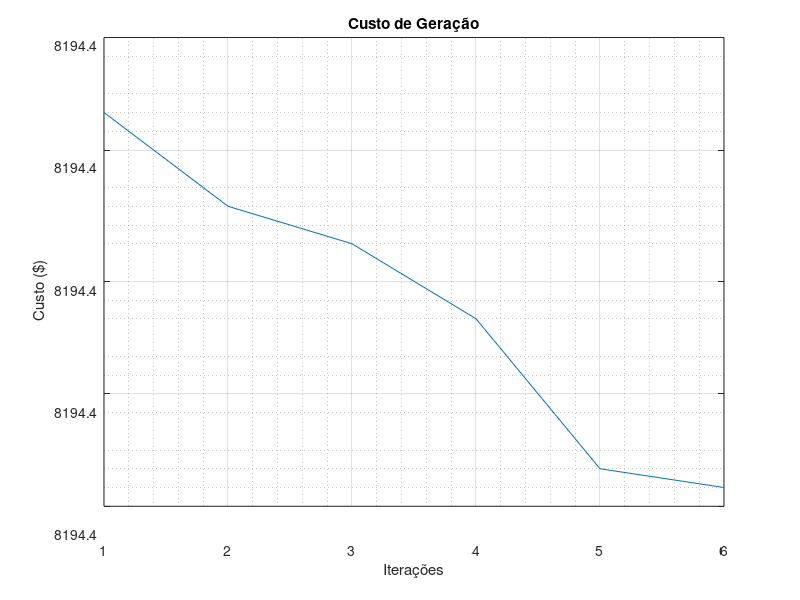

Reproduce this figure in MATLAB.
clear all
clc
close all

% Primal Afim PPQ

% Matriz Q*x = Gradiente
% Matriz Q = Hessiana
% Desconsidera a constante porque ela só translada a função
% Aumentar Q e A com as variáveis de folga X inseridas 
% Inicia Valor de Alfa:

alfa = 0.995;

% Define a Matriz A:

A = [1 1 1 0 0 0 0 0 0; -1 0 0 1 0 0 0 0 0; 1 0 0 0 1 0 0 0 0; 0 -1 0 0 0 1 0 0 0; 0 1 0 0 0 0 1 0 0; 0 0 -1 0 0 0 0 1 0; 0 0 1 0 0 0 0 0 1];

% Define vetor c:

c = [7.92;7.97;7.85;0;0;0;0;0;0];

% Define Vetor b:

b = [850;-100;600;-50;200;-100;400];

% Define Matriz Q

Q = [2*0.001562 0 0 0 0 0 0 0 0; 0 2*0.00482 0 0 0 0 0 0 0; 0 0 2*0.00194 0 0 0 0 0 0; 0 0 0 0 0 0 0 0 0; 0 0 0 0 0 0 0 0 0; 0 0 0 0 0 0 0 0 0; 0 0 0 0 0 0 0 0 0; 0 0 0 0 0 0 0 0 0; 0 0 0 0 0 0 0 0 0];

x0 = -inv(Q)*c;


uk = 1.5;


if (A*x0) == transpose(b)
    
    if length(x0(x0>=0)) == length(x0)

        display("Pare. Solução Ótima Encontrada")

    end
end
 
iteracoes = 1;

x0 = [500; 100; 250; 350; 150; 50; 100; 200; 100];

Xk = zeros(length(x0),length(x0));

xk = x0;

xx = [xk];

max = 100;

e = ones(1,length(xk));

curva = [];

while(iteracoes<max)
    
    for i=1:length(xk)
        
        Xk(i,i) = xk(i);
        
    end
    
     % Cálculo do vetor estimativa dual
     
    Hk = inv(Q+(uk+1)*inv(Xk)^2);    
    wk = inv(A*Hk*transpose(A))*A*Hk*(Q*xk+c-uk*inv(Xk)*transpose(e));

    % Cálculo do vetor custo relativo

    sk = (Q*xk + c - uk*inv(Xk)*transpose(e)) - transpose(A)*wk;
    
    episolon3 = 0.001;

    % Teste de Otimalidade

    if length(xk(xk>0)) == length(x0)

        if length(sk(sk>-episolon3)) == length(sk)

            if transpose(xk)*sk < episolon3

                display('Solução Ótima Encontrada')
                break
                               
                
                % Teste de Factibilidade

                episolon1 = 0.001;

                episolon2 = 0.1;


                if length(xk(xk>=0)) == length(xk)

                            if norm(A*xk - b)/(norm(b)+1) < episolon1

                            display('Factibilidade Primal Atingida')
                            

                    end
                end

                if length(sk(sk>episolon3)) == length(sk)

                    if  norm(sk)/(norm(Q*xk+c-uk*inv(Xk)*transpose(e))+1) < episolon2

                        display('Factibilidade Dual Atingida')
                        

                    end
                end


            end
            
        end
    end


   % Calculo da Direcao de Translacao

    dxk = -Hk*sk;

    % Teste de Ilimitariedade
    
    if length(dxk(dxk>0)) == length(dxk)

        display('Problema Ilimitado')
        condicao_de_parada=1;

    end
     
    % Teste de Otimalidade dxk
    
    if length(dxk(dxk<episolon3)) == length(dxk)

        display('Solucao Otima Encontrada')
        break
              

            % Teste de Factibilidade

            episolon1 = 0.001;

            episolon2 = 0.1;


            if length(xk(xk>=0)) == length(xk)

                        if norm(A*xk - b)/(norm(b)+1) < episolon1

                    display('Factibilidade Primal Atingida')

                end
            end

            if length(sk(sk>=0)) == length(sk)

                if  norm(sk)/(norm(Q*xk+c-uk*inv(Xk)*transpose(e))+1) < episolon2

                    display('Factibilidade Dual Atingida')
                 
                end
            end

    end

     % Cálculo do Comprimento do Passo:

    alfak2 = (-transpose(dxk)*(Q*xk+c)/(transpose(dxk)*(Q)*dxk));

    alfak1 = min(-alfa*xk(dxk<0)./dxk(dxk<0));

    alfak = alfa*min(alfak1,alfak2);

    if length(alfak1) == 0

        alfak = alfak2;

    end

    % Nova Solução:

    xk = xk + alfak*dxk;
    
    uk = uk/2;
      
    iteracoes=iteracoes+1;
    
    curva=[curva,(transpose(xk)*Q*xk/2)+(transpose(c)*xk)+561+78+310];

end


display('Solução [MW]')
disp(['Gerador 1: ' num2str(xk(1))])
disp(['Gerador 2: ' num2str(xk(2))])
disp(['Gerador 3: ' num2str(xk(3))])

display(['Função Objetivo [$]: ',num2str((transpose(xk)*Q*xk/2)+(transpose(c)*xk)+561+78+310)])

plot(curva)
grid on
grid minor
title('Custo de Geração')
xlabel('Iterações')
ylabel('Custo ($)')
